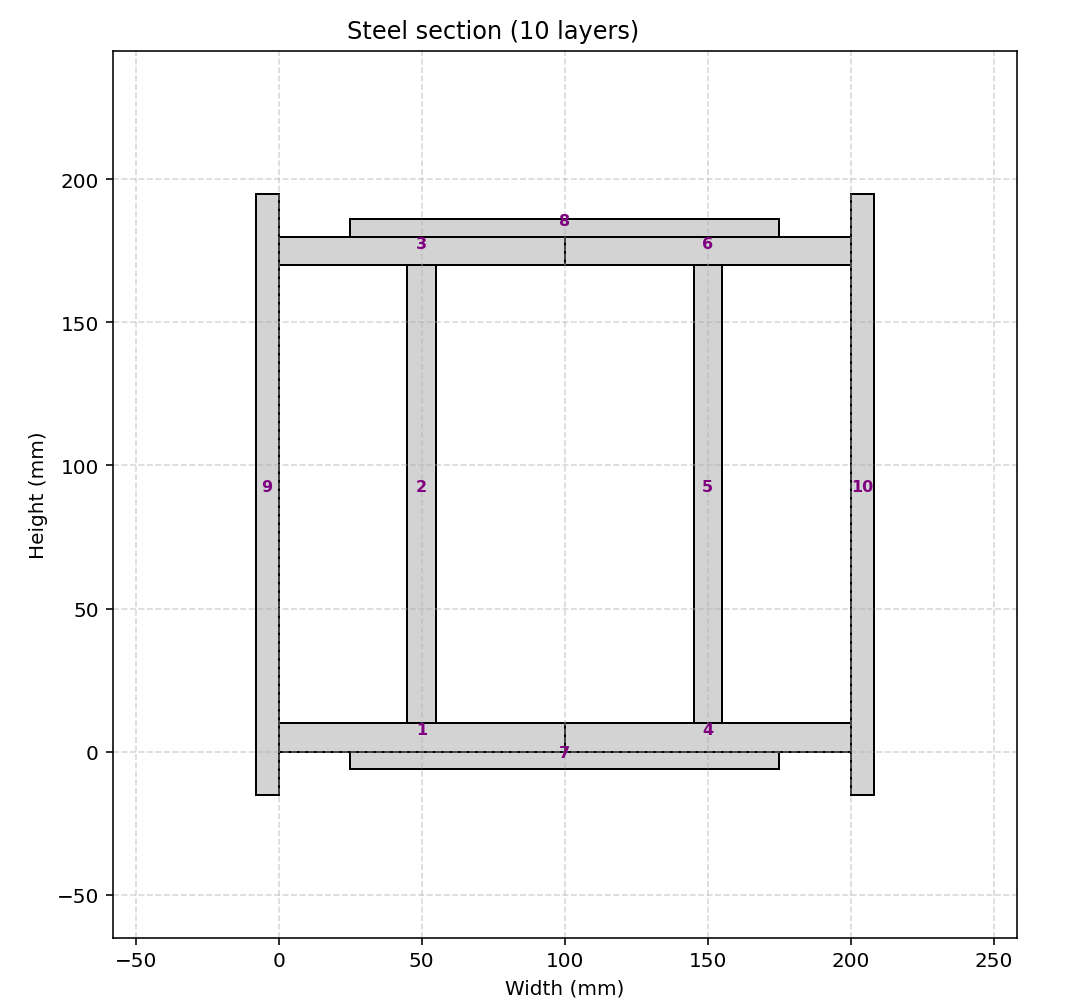

Source code (Python):
def STEEL_SECTION_DIFF_WIDTH_HEIGHT_FUN_EXTRA(secTag, STEEL_TYPE, STEEL_DENSITY, plot=True):
    """
    Create a steel with different widths and heights, fiber section (OpenSees) and,
    if PLOT=True, draw a simple 2‑D sketch of the section.

    Parameters
    ----------
    secTag          : int   – section identifier
    STEEL_TYPE      : str   – 'ELASTIC' or 'INELASTIC'
    STEEL_DENSITY: float – ρc (kg/m³) – will be converted to N·s²/mm³
    PLOT            : bool  – draw the section if True
    
    THIS PYTHON SCRIPT WRITTEN BY SALAR DELAVAR GHASHGHAEI (QASHQAI)
    """
    import numpy as np
    import openseespy.opensees as ops
    import matplotlib.pyplot as plt
    import matplotlib.pyplot as plt, matplotlib.patches as patches
    
    # Define materials for nonlinear elements
    # Define parameters (units: mm, N)
    # ------------------------------------------
    # STEEL
    fy = 240          # [N/mm²] Steel Yield Strength   
    Es = 2e5          # [N/mm²] Modulus of Elasticity
    ey = fy/Es        # [mm/mm] Steel Yield Strain
    fu = 1.1818*fy    # [N/mm²] Steel Ultimate Strength
    esu = 0.15        # [mm/mm] Steel Ultimate Strain
    Esh = (fu - fy)/(esu - ey)
    Bs = Esh / Es

    steelTag = secTag + 100
    if STEEL_TYPE == 'ELASTIC':
        ops.uniaxialMaterial('Elastic', steelTag, Es) 
    if STEEL_TYPE == 'INELASTIC':   
        pinchX = 0.8   # Pinching factor in X direction
        pinchY = 0.5   # Pinching factor in Y direction
        damage1 = 0.0  # Damage due to ductility
        damage2 = 0.0  # Damage due to energy
        beta = 0.1     # Stiffness degradation parameter
        ops.uniaxialMaterial('Hysteretic', steelTag,
                             fy, ey,
                             fu, esu,
                             0.2*fu, 1.1*esu,
                             -fy, -ey,
                             -fu, -esu,
                             -0.2*fu, -1.1*esu,
                             pinchX, pinchY,
                             damage1, damage2, beta)
        # INFO LINK: https://opensees.berkeley.edu/wiki/index.php/Hysteretic_Material
        

    # -------------------- Fiber section -------------------------
    ops.section('Fiber', secTag)
    # -------------------- Steel Section -------------------------------
    # (layers depth[mm], layers width[mm], center y‑coord [mm], center x‑coord [mm], numSubdivY, numSubdivZ)
    steel_layers = [
        (10.0, 100.0, 5.0, 50.0, 10, 10),    # 1
        (160.0, 10.0, 90.0, 50.0, 10, 10),   # 2
        (10.0, 100.0, 175.0, 50.0, 10, 10),  # 3    
        
        (10.0, 100.0, 5.0, 150.0, 10, 10),    # 4
        (160.0, 10.0, 90.0, 150.0, 10, 10),   # 5
        (10.0, 100.0, 175.0, 150.0, 10, 10),  # 6 
        
        (6.0, 150.0, -3.0, 100.0, 10, 10),    # 7
        (6.0, 150.0, 183.0, 100.0, 10, 10),   # 8
        
        (210.0, 8.0, 90.0, -4.0, 10, 10),     # 9
        (210.0, 8.0, 90.0, 204.0, 10, 10),    # 10

    ]
    for depth, width, center_y, center_x, numSubdivY, numSubdivZ in steel_layers:
        x_left = center_x - width/2
        x_right = center_x + width/2
        y_bot = center_y - depth/2
        y_top = center_y + depth/2
        ops.patch('rect', steelTag, numSubdivY, numSubdivZ, x_left, y_bot, x_right, y_top)

    # -------------------- Section area -------------------------
    # Initialize
    min_bottom = float('inf')
    max_top = -float('inf')
    TOTAL_AREA = 0.0
    
    for depth, width, center_y, center_x,_ ,_ in steel_layers:
        bottom = center_y - depth/2
        top = center_y + depth/2
        min_bottom = min(min_bottom, bottom)
        max_top = max(max_top, top)
        TOTAL_AREA += depth * width
    
    SECTION_HEIGHT = max_top - min_bottom
    
    print(f"Section height = {SECTION_HEIGHT} mm")
    print(f"Section area   = {TOTAL_AREA} mm²")

    # -------------------- Plot (optional) -----------------------
    if plot:
        import matplotlib.pyplot as plt
        import matplotlib.patches as patches
        
        fig, ax = plt.subplots(figsize=(10, 8))
        ax.set_xlabel('Width (mm)')
        ax.set_ylabel('Height (mm)')
        ax.set_title('Steel section (10 layers)')
        ax.grid(True, ls='--', alpha=0.5)
        
        # Steel geometry derived from steel_layers
        ii = 0
        for depth, width, center_y, center_x,_ ,_ in steel_layers:
            x_left = center_x - width/2
            x_right = center_x + width/2
            y_bot = center_y - depth/2
            y_top = center_y + depth/2
            rect = patches.Rectangle(
                (x_left, y_bot), width, depth,
                linewidth=1, edgecolor='black', facecolor='lightgray'
            )
            ax.add_patch(rect)
            ii += 1
            ax.text(
                center_x, center_y, f'{ii}',
                color='purple', fontsize=8,
                ha='center', va='bottom', fontweight='bold'
            )
        
        
        # Compute overall limits from the actual steel layers
        all_x = []
        all_y = []
        for depth, width, center_y, center_x,_ ,_ in steel_layers:
            all_x.append(center_x - width/2)
            all_x.append(center_x + width/2)
            all_y.append(center_y - depth/2)
            all_y.append(center_y + depth/2)
        x_min, x_max = min(all_x), max(all_x)
        y_min, y_max = min(all_y), max(all_y)
        margin = 50  # mm extra space around
        ax.set_xlim(x_min - margin, x_max + margin)
        ax.set_ylim(y_min - margin, y_max + margin)
        ax.set_aspect('equal')
        plt.show()

    ELE_MASS = STEEL_DENSITY * TOTAL_AREA   # kg/mm

    return SECTION_HEIGHT, ELE_MASS
